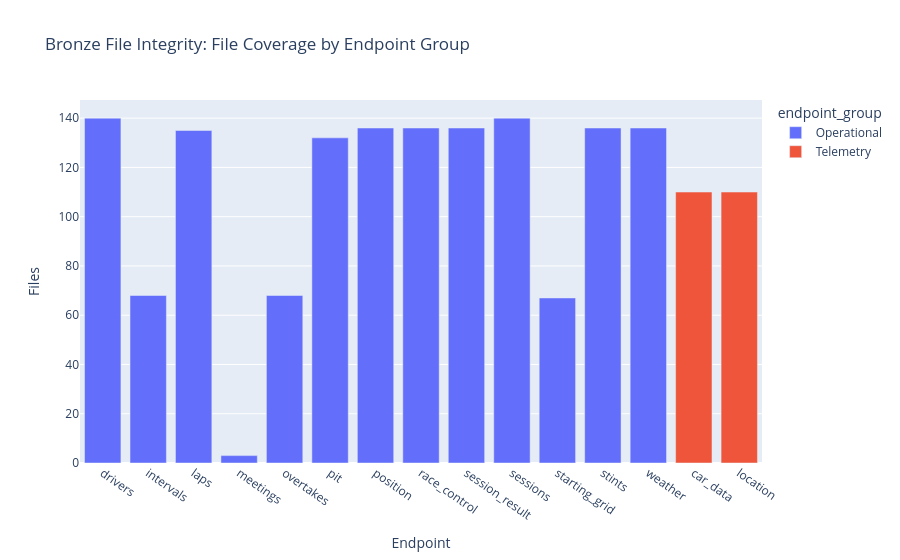

Notebook code cell kept with this figure:
### Code cell
fig = px.bar(
    summary,
    x="endpoint",
    y="files",
    color="endpoint_group",
    title="Bronze File Integrity: File Coverage by Endpoint Group",
    labels={"files": "Files", "endpoint": "Endpoint"},
)
fig.update_xaxes(tickangle=35)
fig.write_html(OUTPUT_CHARTS / "row_coverage.html", include_plotlyjs="cdn")
try:
    fig.write_image(OUTPUT_CHARTS / "row_coverage.png")
except Exception:
    pass
fig.show()

### Figure 1 — Plotly figure (JSON) as saved in the notebook; plotly's stock layout.template omitted (floating-point values rounded to 4 significant figures)
{"data": [{"hovertemplate": "endpoint_group=Operational<br>Endpoint=%{x}<br>Files=%{y}<extra></extra>", "legendgroup": "Operational", "marker": {"color": "#636efa", "pattern": {"shape": ""}}, "name": "Operational", "orientation": "v", "showlegend": true, "textposition": "auto", "type": "bar", "x": ["drivers", "intervals", "laps", "meetings", "overtakes", "pit", "position", "race_control", "session_result", "sessions", "starting_grid", "stints", "weather"], "xaxis": "x", "y": [140, 68, 135, 3, 68, 132, 136, 136, 136, 140, 67, 136, 136], "yaxis": "y"}, {"hovertemplate": "endpoint_group=Telemetry<br>Endpoint=%{x}<br>Files=%{y}<extra></extra>", "legendgroup": "Telemetry", "marker": {"color": "#EF553B", "pattern": {"shape": ""}}, "name": "Telemetry", "orientation": "v", "showlegend": true, "textposition": "auto", "type": "bar", "x": ["car_data", "location"], "xaxis": "x", "y": [110, 110], "yaxis": "y"}], "layout": {"barmode": "relative", "legend": {"title": {"text": "endpoint_group"}, "tracegroupgap": 0}, "title": {"text": "Bronze File Integrity: File Coverage by Endpoint Group"}, "xaxis": {"anchor": "y", "domain": [0, 1], "tickangle": 35, "title": {"text": "Endpoint"}}, "yaxis": {"anchor": "x", "domain": [0, 1], "title": {"text": "Files"}}}}
